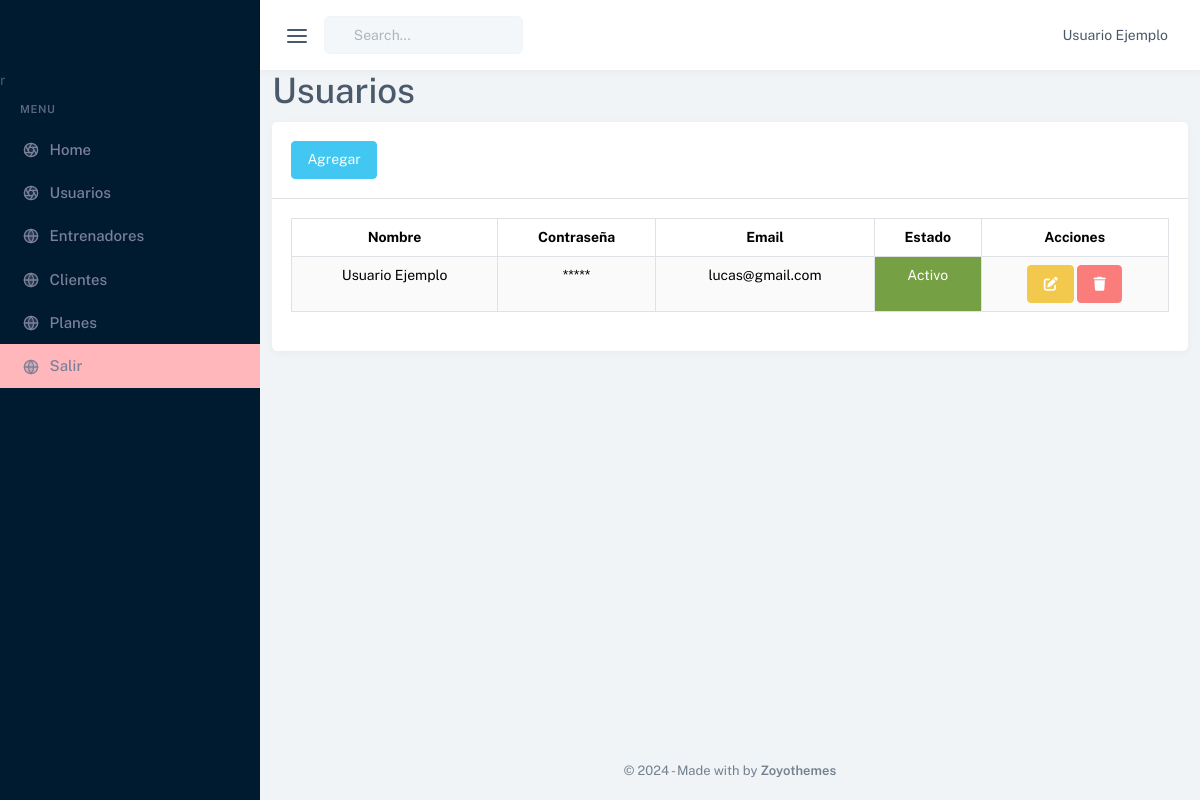
Page /usuarios (signed in) on the committed database.
### tables this page shows
CREATE TABLE `usuarios` (
  `id_usuario` int(11) NOT NULL,
  `email` varchar(45) NOT NULL,
  `password` varchar(255) NOT NULL,
  `nombre` varchar(45) NOT NULL,
  `estado` int(11) NOT NULL
);

### controladores/controlador.plantilla.php (called while the page is built, shortened)
<?php
class ControladorPlantilla{
    public function ctrMostrarPlantilla(){
        include 'vistas/plantilla.php';
    }
}

### index.php (called while the page is built, shortened)
<?php
require_once 'controladores/controlador.plantilla.php';
require_once 'controladores/controlador.usuarios.php';
require_once 'modelos/modelo.usuarios.php';
$plantilla = new ControladorPlantilla();
$plantilla->ctrMostrarPlantilla();

### modelos/conexion.php (called while the page is built, shortened)
<?php
class Conexion
{
	static public function conectar()
	{
		try {
			$link = new PDO(
				"mysql:host=" . self::HOST . ";dbname=" . self::DBNAME,
				self::USER,
				self::PASSWORD
			);
			$link->exec("set names utf8");
			return $link;
		} catch (PDOException $e) {
			die("Error en la conexión a la base de datos: " . $e->getMessage());
		}
	}
}

### modelos/modelo.usuarios.php (called while the page is built)
<?php
require_once 'conexion.php';
class ModeloUsuarios
{
    static public function mdlMostrarUsuarios($item, $valor)
    {
        if ($item != null) {
            try {
                $stmt = Conexion::conectar()->prepare("SELECT * FROM usuarios WHERE $item = :$item");
                $stmt->bindParam(":" . $item, $valor, PDO::PARAM_STR);
                $stmt->execute();
                return $stmt->fetch(PDO::FETCH_ASSOC);
            } catch (Exception $e) {
                return "Error: " . $e->getMessage();
            }
        } else {
            try {
                $productos = Conexion::conectar()->prepare("SELECT * FROM usuarios");
                $productos->execute();
                return $productos->fetchAll(PDO::FETCH_ASSOC);
            } catch (Exception $e) {
                return "Error: " . $e->getMessage();
            }
        }
    }
}

### controladores/controlador.usuarios.php (called while the page is built, shortened)
<?php
class ControladorUsuarios
{
    static public function ctrMostrarUsuarios($item, $valor)
    {
        $respuesta = ModeloUsuarios::mdlMostrarUsuarios($item, $valor);
        return $respuesta;
    }
}

### vistas/modulos/usuarios.php (the view, shortened to what this page needs)
<?php
$usuarios = ControladorUsuarios::ctrMostrarUsuarios(null, null);
$cantidad = count($usuarios);
?>
<div class="row">
    <div class="col-12">
        <h1>Usuarios</h1>
        <div class="card">
            <div class="card-header">
                <a href="agregar_producto" class="btn btn-info">Agregar</a>
            </div>
            <?php if ($cantidad > 0) { ?>
                <div class="card-body">
                    <table id="datatable" class="table table-bordered table-striped dt-responsive table-responsive nowrap">
                        <thead>
                            <tr>
                                <th class="text-center">Nombre</th>
                                <th class="text-center">Contraseña</th>
                                <th class="text-center">Email</th>
                                <th class="text-center">Estado</th>
                                <th class="text-center">Acciones</th>
                            </tr>
                        </thead>
                        <tbody>
                            <?php
                            foreach ($usuarios as $key => $value) {
                            ?>
                                <tr style="background-color:#000888">
                                    <td class="text-center"> <?php echo $value["nombre"] ?></td>
                                    <td class="text-center"> <?php echo str_repeat('*', 5) ?></td>
                                    <td class="text-center"> <?php echo $value["email"] ?> </td>
                                    <td class="text-center"
                                        <?php
                                        if ($value["estado"] == 1) {
                                            echo "style='background-color: #77a345; color: #FFFFFF'; font-weight: bold;";
                                        } else {
                                            echo "style='background-color: #FF0000; color: #FFFFFF'; font-weight: bold;";
                                        }
                                        ?>>
                                        <?php
                                        if ($value["estado"] == 1) {
                                            echo "Activo";
                                        } else {
                                            echo "Inactivo";
                                        }
                                        ?>
                                    </td>
                                    <td class="text-center"><a href="editar_usuario/<?php echo $value["id_usuario"] ?>" class="btn btn-warning"><i class="fas fa-edit"></i></a>
                                        <button class="btn btn-danger btnEliminarUsuario" id_usuario=<?php echo $value["id_usuario"]; ?>><i class="fas fa-trash"></i></button>
                                    </td>
                                </tr>
                            <?php } ?>
                        </tbody>
                    </table>
                </div>
            <?php } else { ?>
                <h3>Usuarios no disponibles</h3>
            <?php } ?>
        </div>
    </div>
</div>

### rows in the picture
usuarios: nombre "Usuario Ejemplo", email "lucas@gmail.com", estado "Activo"

### other values in the picture
$_SESSION["nombre"] "Usuario Ejemplo"
